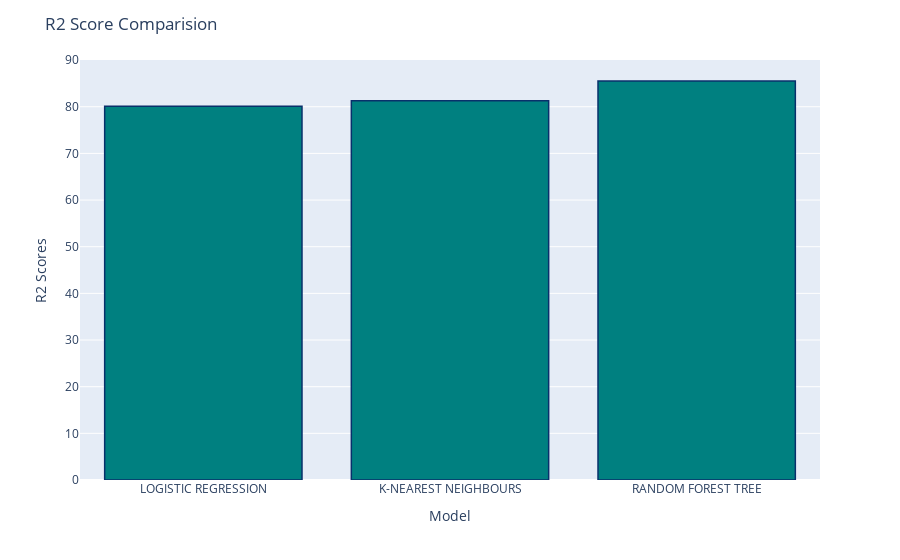

Notebook source saved alongside this figure:
### Code cell
fig = px.bar(x=list(r2_scores.keys()), y=list(r2_scores.values()))
fig.update_traces(marker_color='teal', marker_line_color='rgb(8,48,107)', marker_line_width=1.5)
fig.update_layout(title="R2 Score Comparision", xaxis_title="Model", yaxis_title="R2 Scores")
fig.show()

### Figure 1 — Plotly figure (JSON) as saved in the notebook; plotly's stock layout.template omitted (floating-point values rounded to 4 significant figures)
{"data": [{"hovertemplate": "x=%{x}<br>y=%{y}<extra></extra>", "legendgroup": "", "marker": {"color": "teal", "line": {"color": "rgb(8,48,107)", "width": 1.5}, "pattern": {"shape": ""}}, "name": "", "orientation": "v", "showlegend": false, "textposition": "auto", "type": "bar", "x": ["LOGISTIC REGRESSION", "K-NEAREST NEIGHBOURS", "RANDOM FOREST TREE"], "xaxis": "x", "y": [80.09, 81.29, 85.52], "yaxis": "y"}], "layout": {"barmode": "relative", "legend": {"tracegroupgap": 0}, "margin": {"t": 60}, "title": {"text": "R2 Score Comparision"}, "xaxis": {"anchor": "y", "domain": [0, 1], "title": {"text": "Model"}}, "yaxis": {"anchor": "x", "domain": [0, 1], "title": {"text": "R2 Scores"}}}}
